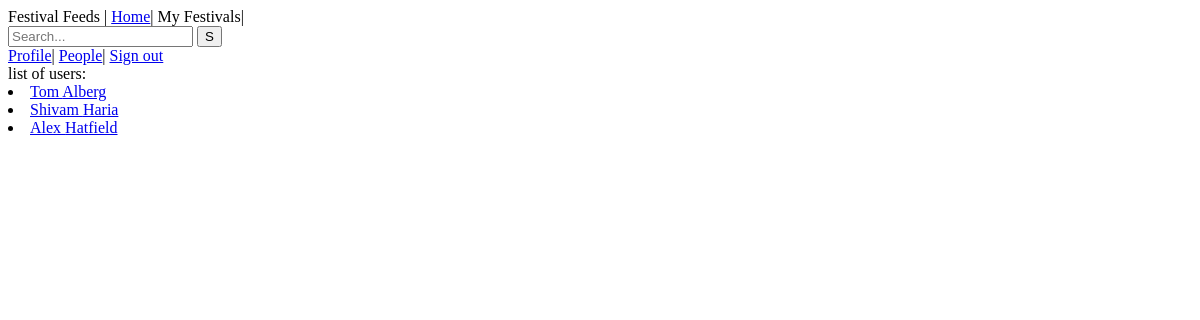
/friend_search (signed in), run on an earlier commit of the app's database.
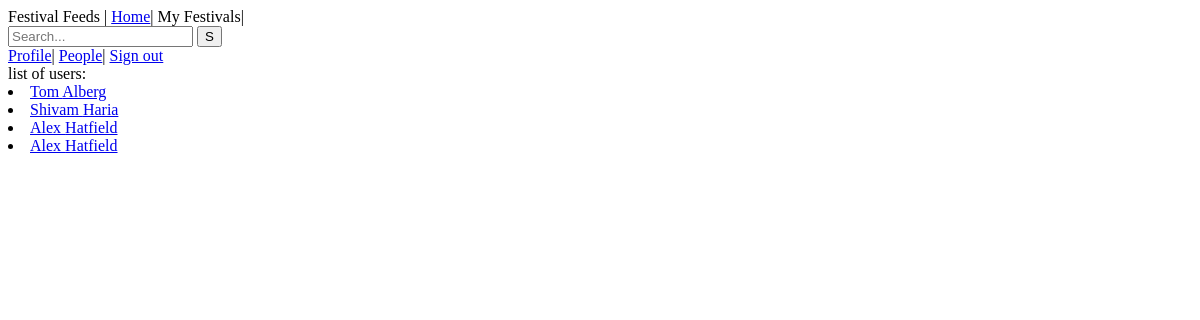
And on a later commit of the database.
### users/models.py (models this page shows, shortened)
class Profile(models.Model):
    user = models.OneToOneField(User, on_delete=models.CASCADE)
    first_name = models.CharField(max_length=100)
    second_name = models.CharField(max_length=100)
    photo = models.ImageField(upload_to='users/%Y/%m/%d',blank=True)
    following = models.ManyToManyField('self', related_name='followers', symmetrical=False, blank=True)

### users/views.py (the view)
# urls.py: path('friend_search', views.friend_search,name='friend_search'),
def friend_search(request):
    all_users = Profile.objects.all()
    return render(request, 'users/friend_search.html', {"all_users": all_users})

### users/templates/users/friend_search.html (shortened to what this page needs)
{% extends 'base.html' %}
{% block content %}
<body>
list of users:
{% for user in all_users %}
<li><a href="{% url 'user_profile_page' username=user.user.username %}">{{user.first_name}} {{user.second_name}}</a></li>
{% endfor %}
</body>
{% endblock %}

What changed in the data, as far as the page shows it:
added Profile: first_name "Alex", second_name "Hatfield"
